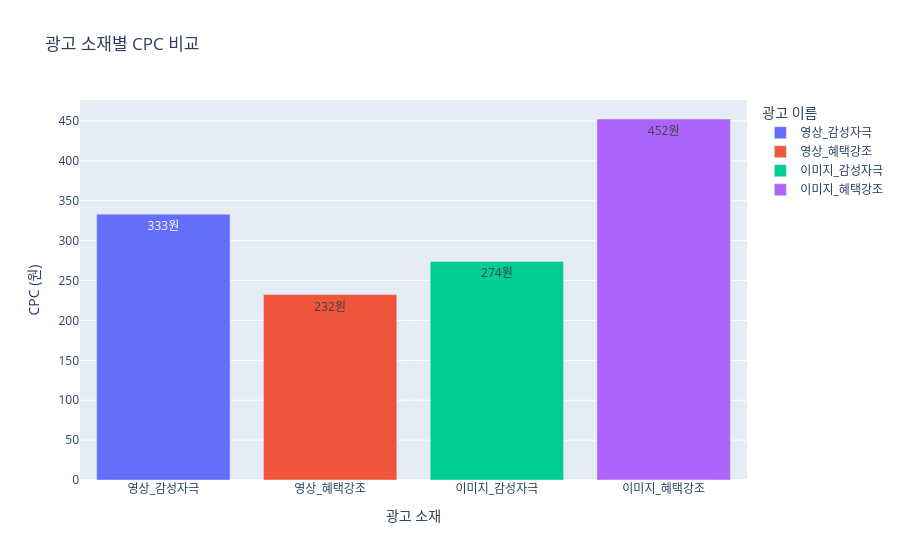

Here is the notebook cell this chart was saved with:
### Code cell
fig = px.bar(
    creative,
    x="광고 이름",
    y="CPC",
    color="광고 이름",
    text_auto=".2f",
    title="광고 소재별 CPC 비교"
)

fig.update_traces(texttemplate="%{y:,.0f}원")

fig.update_layout(
    xaxis_title="광고 소재",
    yaxis_title="CPC (원)"
)

fig.show()

# 데이터는 단일 요소만 가지고 비즈니스 의사결정을 하면 절대 안 됨!

### Figure 1 — Plotly figure (JSON) as saved in the notebook; plotly's stock layout.template omitted (floating-point values rounded to 4 significant figures)
{"data": [{"hovertemplate": "광고 이름=%{x}<br>CPC=%{y}<extra></extra>", "legendgroup": "영상_감성자극", "marker": {"color": "#636efa", "pattern": {"shape": ""}}, "name": "영상_감성자극", "orientation": "v", "showlegend": true, "textposition": "auto", "texttemplate": "%{y:,.0f}원", "type": "bar", "x": ["영상_감성자극"], "xaxis": "x", "y": [333.2], "yaxis": "y"}, {"hovertemplate": "광고 이름=%{x}<br>CPC=%{y}<extra></extra>", "legendgroup": "영상_혜택강조", "marker": {"color": "#EF553B", "pattern": {"shape": ""}}, "name": "영상_혜택강조", "orientation": "v", "showlegend": true, "textposition": "auto", "texttemplate": "%{y:,.0f}원", "type": "bar", "x": ["영상_혜택강조"], "xaxis": "x", "y": [232.3], "yaxis": "y"}, {"hovertemplate": "광고 이름=%{x}<br>CPC=%{y}<extra></extra>", "legendgroup": "이미지_감성자극", "marker": {"color": "#00cc96", "pattern": {"shape": ""}}, "name": "이미지_감성자극", "orientation": "v", "showlegend": true, "textposition": "auto", "texttemplate": "%{y:,.0f}원", "type": "bar", "x": ["이미지_감성자극"], "xaxis": "x", "y": [274.0], "yaxis": "y"}, {"hovertemplate": "광고 이름=%{x}<br>CPC=%{y}<extra></extra>", "legendgroup": "이미지_혜택강조", "marker": {"color": "#ab63fa", "pattern": {"shape": ""}}, "name": "이미지_혜택강조", "orientation": "v", "showlegend": true, "textposition": "auto", "texttemplate": "%{y:,.0f}원", "type": "bar", "x": ["이미지_혜택강조"], "xaxis": "x", "y": [452.4], "yaxis": "y"}], "layout": {"barmode": "relative", "legend": {"title": {"text": "광고 이름"}, "tracegroupgap": 0}, "title": {"text": "광고 소재별 CPC 비교"}, "xaxis": {"anchor": "y", "categoryarray": ["영상_감성자극", "영상_혜택강조", "이미지_감성자극", "이미지_혜택강조"], "categoryorder": "array", "domain": [0, 1], "title": {"text": "광고 소재"}}, "yaxis": {"anchor": "x", "domain": [0, 1], "title": {"text": "CPC (원)"}}}}
